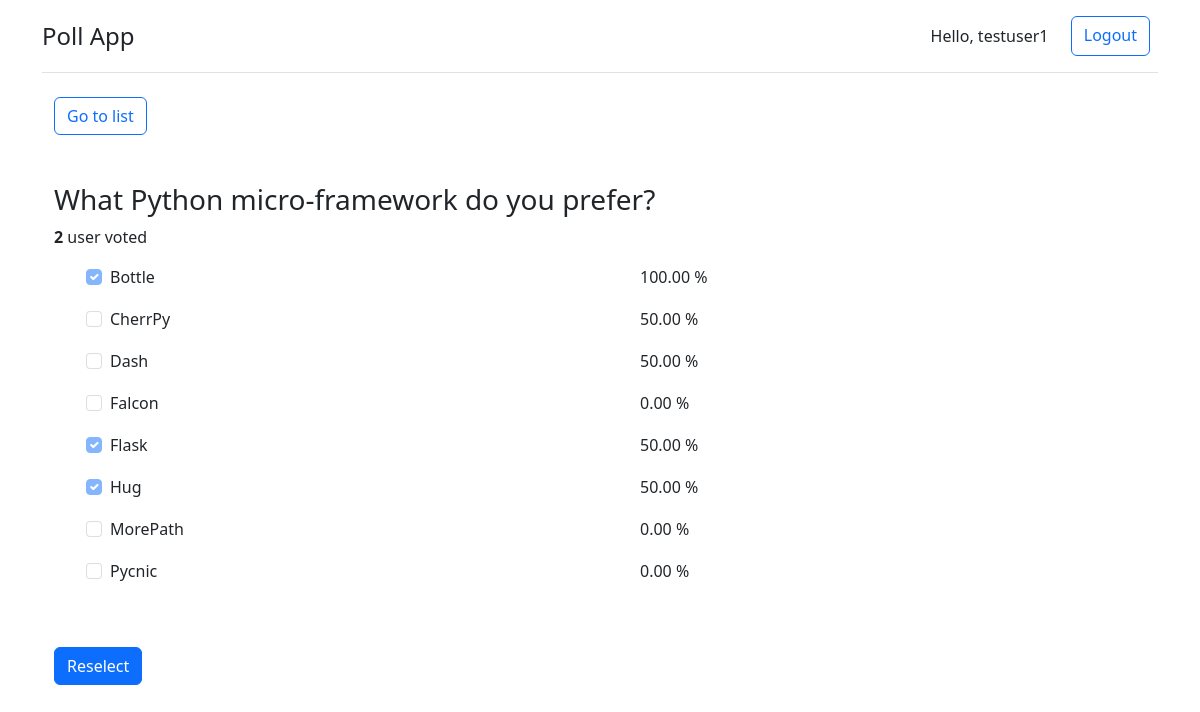
/question/2/result/ (signed in), run on the app's committed database.
### poll/models.py (models this page shows, shortened)
class Question(models.Model):
    title = models.CharField(max_length=200)
    RADIO = 'radio'
    CHECKBOX = 'checkbox'
    INPUT_TYEP = [
        (RADIO, RADIO),
        (CHECKBOX, CHECKBOX),
    ]
    type = models.CharField(
        null=False,
        max_length=20,
        choices=INPUT_TYEP,
        default=RADIO
    )

class Option(models.Model):
    title = models.CharField(max_length=200)
    question = models.ForeignKey(Question, on_delete=models.CASCADE)

### poll/views.py (the view)
# urls.py: path('question/<int:pk>/result/', view=QuestionResultView.as_view(), name="result")
class QuestionResultView(LoginRequiredMixin,DetailView):
    model = Question
    template_name = 'poll/question_result.html'
    context_object_name = 'question'
    def get_context_data(self, **kwargs):
        context = super().get_context_data(**kwargs)
        question = context['question']
        try:
            user_submission = Submission.objects.get(question=question, user=self.request.user)
            user_options = [option.pk for option in user_submission.options.all()]
        except:
            user_options = []
        submisstions = question.submission_set.all()
        count_options = defaultdict(int)
        for submission in submisstions:
            for option in submission.options.all():
                count_options[option.pk] += 1
        submission_total = len(submisstions)
        context['submission_total'] = submission_total
        results = []
        for option in question.option_set.all():
            checked = option.pk in user_options
            percent = '{0:.2f} %'.format(count_options[option.pk] * 100 / submission_total)
            results.append((option, checked, percent))
        context['results'] = results
        return context

### poll/templates/poll/question_result.html
{% extends 'poll/base.html' %}
{% load widget_tweaks %}
{% block content %}
<div class="container">
    <div class="mb-5">
        <a class="btn btn-outline-primary" href="{% url 'question-list'%}">Go to list</a>
    </div>
    <div>
        <h3>{{question.title}} </h3>
        <p><b>{{submission_total}}</b> user{{submittion_total|pluralize:"s" }} voted</p>
    </div>
    <ul>
        {% for result in results %}
        <li class="form-check">
            <div class="row">
                <div class="col">
                    <label class="form-check-label">
                        <input type="{{question.type}}" name="option_{{result.0.pk}}" class="form-check-input"
                            id="{{result.0.pk}}" value="{{result.0.pk}}" disabled {% if result.1 %} checked {% endif %}>
                        {{ result.0.title }}
                    </label>
                </div>
                <div class="col">
                    <p>{{ result.2 }}</p>
                </div>
            </div>
        </li>
        {% endfor %}
    </ul>
    <div class="mt-5">
        <a class="btn btn-primary" href="{% url 'question' question.id %}">Reselect</a>
    </div>
</div>
{% endblock content %}

### poll/templates/poll/base.html (shortened to what this page needs)
<!DOCTYPE html>
<html lang="en">
<head>
    <link href="https://cdn.jsdelivr.net/npm/bootstrap@5.2.0/dist/css/bootstrap.min.css" rel="stylesheet"
>
</head>
<body>
    <div class="container">
        <header class="d-flex flex-wrap justify-content-center py-3 mb-4 border-bottom">
            <a href="{% url 'question-list' %}"
                class="d-flex align-items-center mb-3 mb-md-0 me-md-auto text-dark text-decoration-none">
                <span class="fs-4">Poll App</span>
            </a>
            {% if request.user.is_authenticated %}
            <div class="navbar-text" style="margin: 0 2%">Hello, {{ request.user }}</div>
            <a class="btn btn-outline-primary me-2" href="{% url 'logout' %}">Logout</a>
            {% else %}
            <a class="btn btn-outline-primary me-2" href="{% url 'login' %}">Login</a>
            {% endif %}
        </header>
        {% block content %}
        {% endblock content %}
    </div>
</body>
</html>

### data on the page
Question: title "What Python micro-framework do you prefer?"
Option: title "Bottle", result "100.00 %"
Option: title "CherrPy", result "50.00 %"
Option: title "Dash", result "50.00 %"
Option: title "Falcon", result "0.00 %"
Option: title "Flask", result "50.00 %"
Option: title "Hug", result "50.00 %"
Option: title "MorePath", result "0.00 %"
Option: title "Pycnic", result "0.00 %"

### other printed values
{{ request.user }} "testuser1"
{{ submission_total }} "2"
